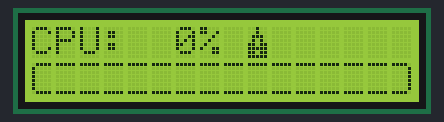
Bench run of a sketch on a simulated Arduino Uno, built with avr-gcc and run on an emulated ATmega328P. Shown: 16×2 character LCD.

Above: at 0.12 s.
At 1.5 s:
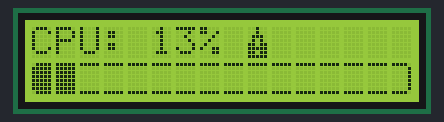
At 2.98 s:
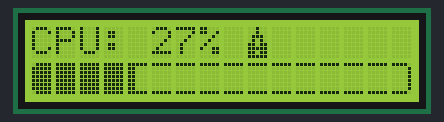
At 5.84 s:
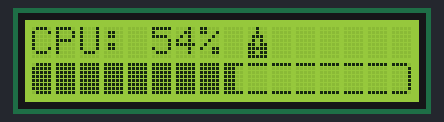
At 8.7 s:
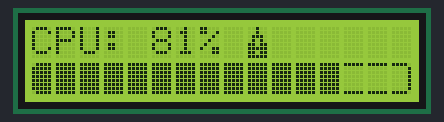
At 11.56 s:
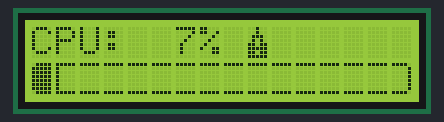

The sketch:

006.lcd_bargraph.ino
```cpp
#include <LiquidCrystal.h>

// BARGRAPH
// define custom characters/arrays - every character is 5x8 "pixels"
byte gauge_empty[8] =  {B11111, B00000, B00000, B00000, B00000, B00000, B00000, B11111};    // empty middle piece
byte gauge_fill_1[8] = {B11111, B10000, B10000, B10000, B10000, B10000, B10000, B11111};    // filled gauge - 1 column
byte gauge_fill_2[8] = {B11111, B11000, B11000, B11000, B11000, B11000, B11000, B11111};    // filled gauge - 2 columns
byte gauge_fill_3[8] = {B11111, B11100, B11100, B11100, B11100, B11100, B11100, B11111};    // filled gauge - 3 columns
byte gauge_fill_4[8] = {B11111, B11110, B11110, B11110, B11110, B11110, B11110, B11111};    // filled gauge - 4 columns
byte gauge_fill_5[8] = {B11111, B11111, B11111, B11111, B11111, B11111, B11111, B11111};    // filled gauge - 5 columns
byte gauge_left[8] =   {B11111, B10000, B10000, B10000, B10000, B10000, B10000, B11111};    // left part of gauge - empty
byte gauge_right[8] =  {B11111, B00001, B00001, B00001, B00001, B00001, B00001, B11111};    // right part of gauge - empty
byte gauge_mask_left[8] = {B01111, B11111, B11111, B11111, B11111, B11111, B11111, B01111};  // mask for rounded corners for leftmost character
byte gauge_mask_right[8] = {B11110, B11111, B11111, B11111, B11111, B11111, B11111, B11110}; // mask for rounded corners for rightmost character
byte warning_icon[8] = {B00100, B00100, B01110, B01010, B11011, B11111, B11011, B11111};     // warning icon - just because we still have one custom character left
byte gauge_left_dynamic[8];   // left part of gauge dynamic - will be set in the loop function
byte gauge_right_dynamic[8];  // right part of gauge dynamic - will be set in the loop function
int cpu_gauge = 0;       // value for the CPU gauge
char buffer[10];         // helper buffer to store C-style strings (generated with sprintf function)
int move_offset = 0;     // used to shift bits for the custom characters
const int gauge_size_chars = 16;       // width of the gauge in number of characters
char gauge_string[gauge_size_chars+1]; // string that will include all the gauge character to be printed

//LCD
int RS = 13;
int E = 12;
int DB4 = 11;
int DB5 = 10;
int DB6 = 9;
int DB7 = 8;

LiquidCrystal lcd(RS, E, DB4, DB5, DB6, DB7);

void setup() {
  // set up the LCD's number of columns and rows:
  lcd.begin(16, 2);

  lcd.createChar(7, gauge_empty);   // middle empty gauge
  lcd.createChar(1, gauge_fill_1);  // filled gauge - 1 column
  lcd.createChar(2, gauge_fill_2);  // filled gauge - 2 columns
  lcd.createChar(3, gauge_fill_3);  // filled gauge - 3 columns
  lcd.createChar(4, gauge_fill_4);  // filled gauge - 4 columns
  lcd.createChar(0, warning_icon); // warning icon - just because we have one more custom character that we could use
}

void loop() {
  float units_per_pixel = (gauge_size_chars*5.0)/100.0;        //  every character is 5px wide, we want to count from 0-100
  int value_in_pixels = round(cpu_gauge * units_per_pixel);    // cpu_gauge value converted to pixel width

  int tip_position = 0;      // 0= not set, 1=tip in first char, 2=tip in middle, 3=tip in last char

  if (value_in_pixels < 5) {tip_position = 1;}                            // tip is inside the first character
  else if (value_in_pixels > gauge_size_chars*5.0-5) {tip_position = 3;}  // tip is inside the last character
  else {tip_position = 2;}                                                // tip is somewhere in the middle

  move_offset = 4 - ((value_in_pixels-1) % 5);      // value for offseting the pixels for the smooth filling

  for (int i=0; i<8; i++) {   // dynamically create left part of the gauge
     if (tip_position == 1) {gauge_left_dynamic[i] = (gauge_fill_5[i] << move_offset) | gauge_left[i];}  // tip on the first character
     else {gauge_left_dynamic[i] = gauge_fill_5[i];}                                                     // tip not on the first character

     gauge_left_dynamic[i] = gauge_left_dynamic[i] & gauge_mask_left[i];                                 // apply mask for rounded corners
  }

  for (int i=0; i<8; i++) {   // dynamically create right part of the gauge
     if (tip_position == 3) {gauge_right_dynamic[i] = (gauge_fill_5[i] << move_offset) | gauge_right[i];}  // tip on the last character
     else {gauge_right_dynamic[i] = gauge_right[i];}                                                       // tip not on the last character

     gauge_right_dynamic[i] = gauge_right_dynamic[i] & gauge_mask_right[i];                                // apply mask for rounded corners
  }

  lcd.createChar(5, gauge_left_dynamic);     // create custom character for the left part of the gauge
  lcd.createChar(6, gauge_right_dynamic);    // create custom character for the right part of the gauge

  for (int i=0; i<gauge_size_chars; i++) {  // set all the characters for the gauge
      if (i==0) {gauge_string[i] = byte(5);}                        // first character = custom left piece
      else if (i==gauge_size_chars-1) {gauge_string[i] = byte(6);}  // last character = custom right piece
      else {                                                        // character in the middle, could be empty, tip or fill
         if (value_in_pixels <= i*5) {gauge_string[i] = byte(7);}   // empty character
         else if (value_in_pixels > i*5 && value_in_pixels < (i+1)*5) {gauge_string[i] = byte(5-move_offset);} // tip
         else {gauge_string[i] = byte(255);}                        // filled character
      }
  }

  // gauge drawing
  lcd.setCursor(0,0);                         // move cursor to top left
  sprintf(buffer, "CPU:%3d%% ", cpu_gauge);    // set a string as CPU: XX%, with the number always taking at least 3 character
  lcd.print(buffer);                          // print the string on the display
  lcd.write(byte(0));                         // print warning character

  lcd.setCursor(0,1);              // move the cursor to the next line
  lcd.print(gauge_string);         // display the gauge


  // increase the CPU value, set between 0-100
  cpu_gauge = cpu_gauge +1;
  if (cpu_gauge > 100) {cpu_gauge = 0;}

  delay(100);  // wait for a while - 100ms = update the screen 10x in a second
}
```

Measured:
- by itself, everything shown: repeats every 10.7 s, in 101 steps
